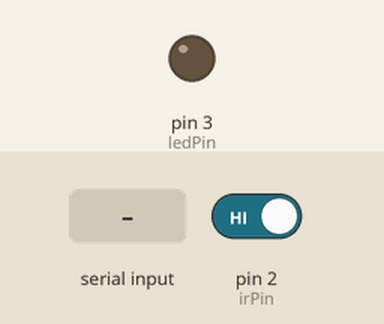
Recording of a sketch running on a simulated Arduino Uno, built with avr-gcc and run on an emulated ATmega328P. Shown: output pins drawn as LEDs (lit = HIGH). The test bench sets the inputs (shaded band); at power-on: pin 2 (irPin) HIGH. What the sketch prints to the serial monitor is not drawn.

Above: at 1.2 s.
1.3 s: "1" received over Serial
At 2.5 s:
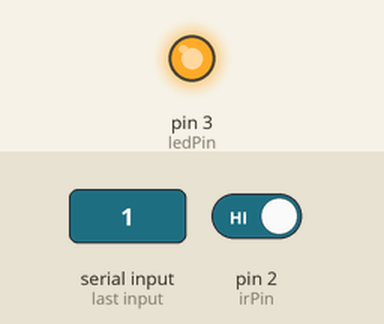
2.8 s: "0" received over Serial
At 3.6 s:
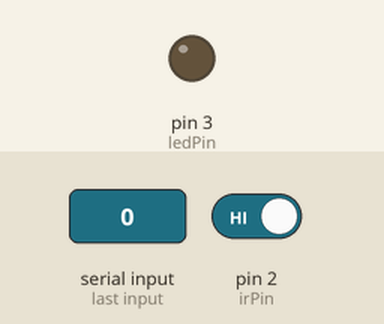
Timing chart, 0 to 5.8 s (numbered marks = the images above; inputs shaded):
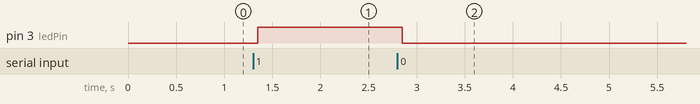

Measured:
- after the input at 1.3 s, pin 3 (ledPin): LOW → HIGH after 0.05 s
- after the input at 2.8 s, pin 3 (ledPin): HIGH → LOW after 0.05 s

The sketch:

test-serial-raspi-arduino-ir-led.ino
```cpp
#include <TaskScheduler.h>

const int irPin = 2;
const int ledPin = 3;

Scheduler runner;

// Task declarations
void readIRSensor();
void checkSerial();

// Define tasks
Task taskReadIR(50, TASK_FOREVER, &readIRSensor); // Baca sensor IR setiap 500ms
Task taskCheckSerial(50, TASK_FOREVER, &checkSerial); // Cek serial input setiap 50ms

void setup() {
  pinMode(irPin, INPUT);
  pinMode(ledPin, OUTPUT);
  Serial.begin(9600); // Inisialisasi komunikasi serial

  // Add tasks to the scheduler
  runner.init();
  runner.addTask(taskReadIR);
  runner.addTask(taskCheckSerial);

  // Enable tasks
  taskReadIR.enable();
  taskCheckSerial.enable();
}

void loop() {
  runner.execute();
}

void readIRSensor() {
  int irState = digitalRead(irPin);
  Serial.println(irState); // Kirim status sensor IR ke Raspberry Pi
}

void checkSerial() {
  if (Serial.available() > 0) {
    char command = Serial.read();
    if (command == '1') {
      // Nyalakan LED
      digitalWrite(ledPin, HIGH);
    } else if (command == '0') {
      // Matikan LED
      digitalWrite(ledPin, LOW);
    }
  }
}
```
